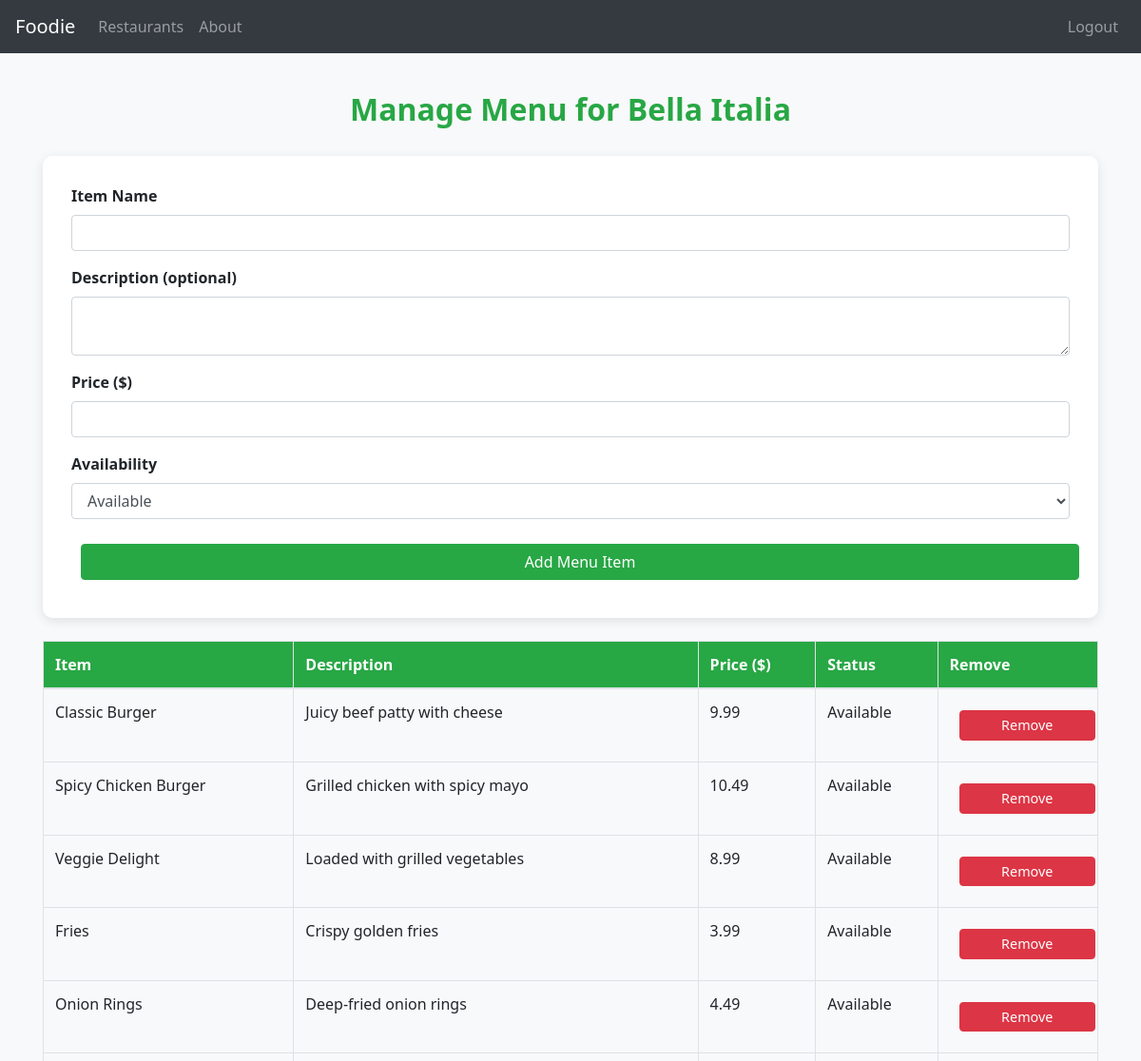
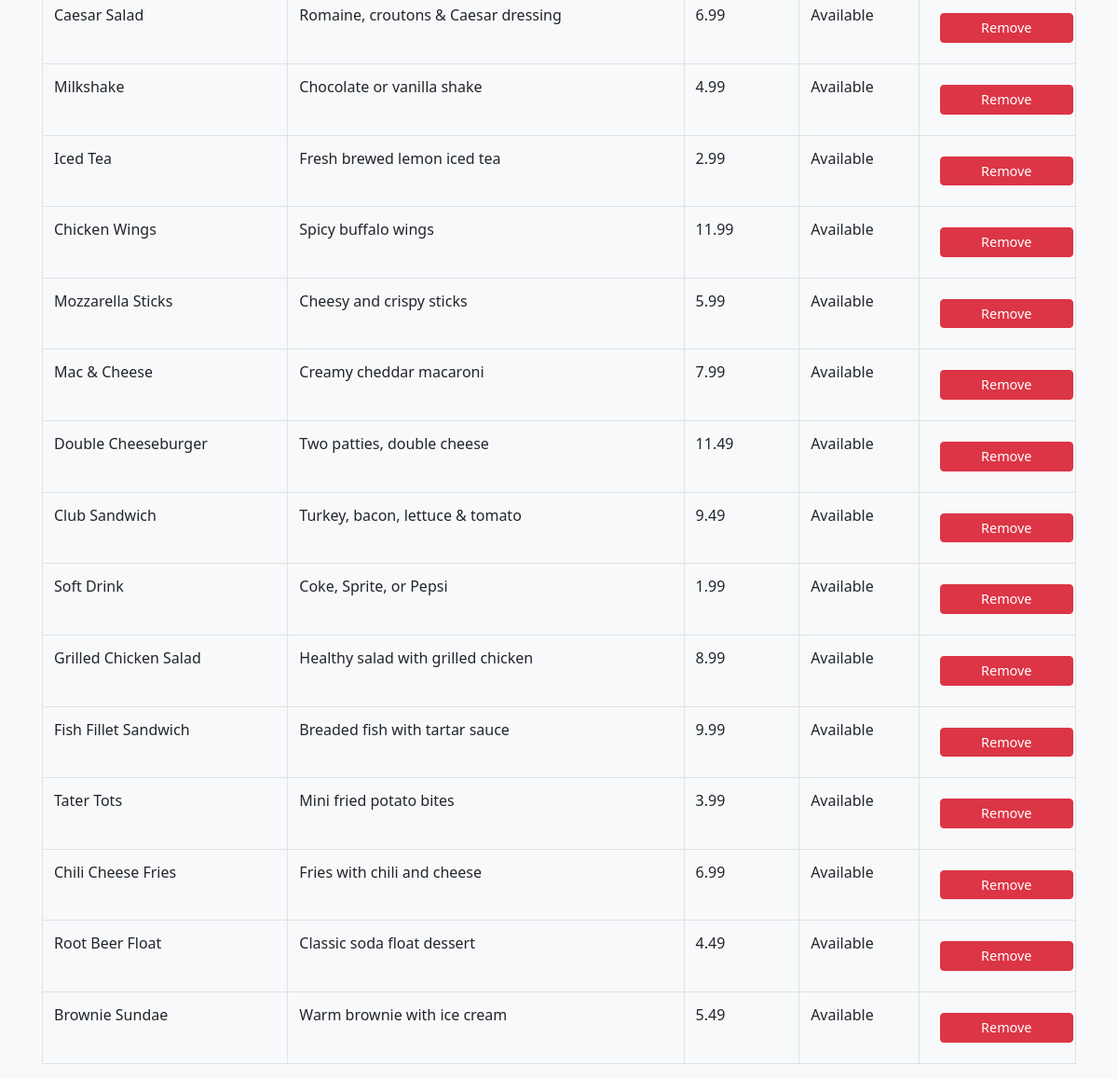
The app's page /restaurant/1/manage_menu (signed in) with its own data (2 pictures, top to bottom).
### tables this page shows
CREATE TABLE Restaurants (
    RestaurantID INTEGER PRIMARY KEY AUTOINCREMENT,
    OwnerID INTEGER NOT NULL,
    Name TEXT NOT NULL,
    Address TEXT NOT NULL,
    PhoneNumber TEXT NOT NULL,
    OpeningHours TEXT NOT NULL,
    FOREIGN KEY (OwnerID) REFERENCES Users(UserID)
);

CREATE TABLE MenuItems (
    MenuItemID INTEGER PRIMARY KEY AUTOINCREMENT,
    RestaurantID INTEGER NOT NULL,
    ItemName TEXT NOT NULL,
    Description TEXT,
    Price REAL NOT NULL,
    AvailabilityStatus TEXT CHECK(AvailabilityStatus IN ('Available', 'Unavailable')) NOT NULL,
    FOREIGN KEY (RestaurantID) REFERENCES Restaurants(RestaurantID)
);

### app.py (the view)
@app.route('/restaurant/<int:restaurant_id>/manage_menu', methods=['GET'])
@login_required
def manage_menu(restaurant_id):
    role = session.get('Role')
    user_id = session.get('UserID')
    conn = sqlite3.connect('database.db')
    conn.row_factory = sqlite3.Row
    cursor = conn.cursor()
    if role != 'Admin':
        cursor.execute("SELECT * FROM Restaurants WHERE RestaurantID=? AND OwnerID=?", (restaurant_id, user_id))
        if not cursor.fetchone():
            flash("Unauthorized access", "danger")
            return redirect(url_for('about'))
    cursor.execute("SELECT * FROM Restaurants WHERE RestaurantID=?", (restaurant_id,))
    restaurant = cursor.fetchone()
    cursor.execute("SELECT * FROM MenuItems WHERE RestaurantID=?", (restaurant_id,))
    menu_items = cursor.fetchall()
    conn.close()
    return render_template("menu_item_management.html", restaurant=restaurant, menu_items=menu_items)

### app.py (called while the page is built)
def login_required(f):
    @wraps(f)
    def decorated_function(*args, **kwargs):
        if 'UserID' not in session:
            return redirect(url_for('signin'))
        return f(*args, **kwargs)
    return decorated_function

### templates/menu_item_management.html (shortened to what this page needs)
<!DOCTYPE html>
<html lang="en">
<head>
    <link rel="stylesheet" href="{{ url_for('static', filename='style.css') }}">
    <link rel="stylesheet" href="https://stackpath.bootstrapcdn.com/bootstrap/4.5.2/css/bootstrap.min.css">
</head>
<body>
    <nav class="navbar navbar-expand-lg navbar-dark bg-dark">
        <a class="navbar-brand" href="{{ url_for('about') }}">Foodie</a>
        <div class="collapse navbar-collapse">
            <ul class="navbar-nav mr-auto">
                <li class="nav-item"><a class="nav-link" href="{{ url_for('restaurants') }}">Restaurants</a></li>
                <li class="nav-item"><a class="nav-link" href="{{ url_for('about') }}">About</a></li>
            </ul>
            <ul class="navbar-nav">
                {% if session.get('UserID') %}
                <li class="nav-item"><a class="nav-link" href="{{ url_for('logout') }}">Logout</a></li>
                {% endif %}
            </ul>
        </div>
    </nav>
    <div class="container">
        <h2>Manage Menu for {{ restaurant['name'] }}</h2>
        <div class="form-section mb-4">
            <form method="POST" action="{{ url_for('add_menu_item', restaurant_id=restaurant['restaurantid']) }}">
                <div class="form-group">
                    <label for="item_name">Item Name</label>
                    <input type="text" class="form-control" id="item_name" name="item_name" required>
                </div>
                <div class="form-group">
                    <label for="description">Description (optional)</label>
                    <textarea class="form-control" id="description" name="description"></textarea>
                </div>
                <div class="form-group">
                    <label for="price">Price ($)</label>
                    <input type="number" class="form-control" id="price" name="price" step="0.01" required>
                </div>
                <div class="form-group">
                    <label for="availability">Availability</label>
                    <select class="form-control" id="availability" name="availability">
                        <option value="Available">Available</option>
                    </select>
                </div>
                <button type="submit" class="btn btn-success">Add Menu Item</button>
            </form>
        </div>
        <div class="table-responsive">
            <table class="table table-bordered menu-table">
                <thead>
                    <tr>
                        <th>Item</th>
                        <th>Description</th>
                        <th>Price ($)</th>
                        <th>Status</th>
                        <th>Remove</th>
                    </tr>
                </thead>
                <tbody>
                    {% for item in menu_items %}
                    <tr>
                        <td>{{ item['ItemName'] }}</td>
                        <td>{{ item['Description'] or '—' }}</td>
                        <td>{{ item['Price'] }}</td>
                        <td>{{ item['AvailabilityStatus'] }}</td>
                        <td>
                            <form action="{{ url_for('remove_menu_item', menu_item_id=item['MenuItemID'], restaurant_id=restaurant['restaurantid']) }}" method="POST" onsubmit="return confirm('Are you sure you want to remove this item?');">
                                <button type="submit" class="btn btn-danger">Remove</button>
                            </form>
                        </td>
                    </tr>
                    {% else %}
                    <tr><td colspan="5" class="text-center">No menu items found.</td></tr>
                    {% endfor %}
                </tbody>
            </table>
        </div>
    </div>
</body>
</html>

### static/style.css (style rules this page uses)
body { margin: 0; padding: 0; font-family: 'Segoe UI', Tahoma, Geneva, Verdana, sans-serif; }
h2 { margin-bottom: 20px; }
label { font-weight: bold; display: block; }
input, select { width: 100%; padding: 8px; margin-top: 5px; border: 1px solid #ccc; border-radius: 5px; }
button { width: 100%; padding: 10px; background-color: #ff5733; color: white; border: none; border-radius: 5px; cursor: pointer; font-size: 16px; }
.btn { padding: 15px 30px; margin: 10px; font-size: 1em; border: none; border-radius: 30px; cursor: pointer; transition: background-color 0.3s ease; }

### templates/menu_item_management.html (style rules this page uses)
body { background-color: #f8f9fa; font-family: 'Segoe UI', sans-serif; }
.container { margin-top: 40px; }
h2 { text-align: center; margin-bottom: 30px; color: #28a745; font-weight: bold; }
.form-section { background-color: white; padding: 30px; border-radius: 10px; box-shadow: 0 3px 12px rgba(0, 0, 0, 0.1); }
.menu-table th { background-color: #28a745; color: white; }
.btn-danger { font-size: 0.9rem; padding: 4px 10px; }

### records on screen
Restaurants: name "Bella Italia"
MenuItems: ItemName "Classic Burger", Description "Juicy beef patty with cheese", Price "9.99", AvailabilityStatus "Available"
MenuItems: ItemName "Spicy Chicken Burger", Description "Grilled chicken with spicy mayo", Price "10.49", AvailabilityStatus "Available"
MenuItems: ItemName "Veggie Delight", Description "Loaded with grilled vegetables", Price "8.99", AvailabilityStatus "Available"
MenuItems: ItemName "Fries", Description "Crispy golden fries", Price "3.99", AvailabilityStatus "Available"
MenuItems: ItemName "Onion Rings", Description "Deep-fried onion rings", Price "4.49", AvailabilityStatus "Available"
MenuItems: ItemName "Caesar Salad", Description "Romaine, croutons & Caesar dressing", Price "6.99", AvailabilityStatus "Available"
MenuItems: ItemName "Milkshake", Description "Chocolate or vanilla shake", Price "4.99", AvailabilityStatus "Available"
MenuItems: ItemName "Iced Tea", Description "Fresh brewed lemon iced tea", Price "2.99", AvailabilityStatus "Available"
MenuItems: ItemName "Chicken Wings", Description "Spicy buffalo wings", Price "11.99", AvailabilityStatus "Available"
MenuItems: ItemName "Mozzarella Sticks", Description "Cheesy and crispy sticks", Price "5.99", AvailabilityStatus "Available"
MenuItems: ItemName "Mac & Cheese", Description "Creamy cheddar macaroni", Price "7.99", AvailabilityStatus "Available"
MenuItems: ItemName "Double Cheeseburger", Description "Two patties, double cheese", Price "11.49", AvailabilityStatus "Available"
MenuItems: ItemName "Club Sandwich", Description "Turkey, bacon, lettuce & tomato", Price "9.49", AvailabilityStatus "Available"
MenuItems: ItemName "Soft Drink", Description "Coke, Sprite, or Pepsi", Price "1.99", AvailabilityStatus "Available"
MenuItems: ItemName "Grilled Chicken Salad", Description "Healthy salad with grilled chicken", Price "8.99", AvailabilityStatus "Available"
MenuItems: ItemName "Fish Fillet Sandwich", Description "Breaded fish with tartar sauce", Price "9.99", AvailabilityStatus "Available"
MenuItems: ItemName "Tater Tots", Description "Mini fried potato bites", Price "3.99", AvailabilityStatus "Available"
MenuItems: ItemName "Chili Cheese Fries", Description "Fries with chili and cheese", Price "6.99", AvailabilityStatus "Available"
MenuItems: ItemName "Root Beer Float", Description "Classic soda float dessert", Price "4.49", AvailabilityStatus "Available"
MenuItems: ItemName "Brownie Sundae", Description "Warm brownie with ice cream", Price "5.49", AvailabilityStatus "Available"
